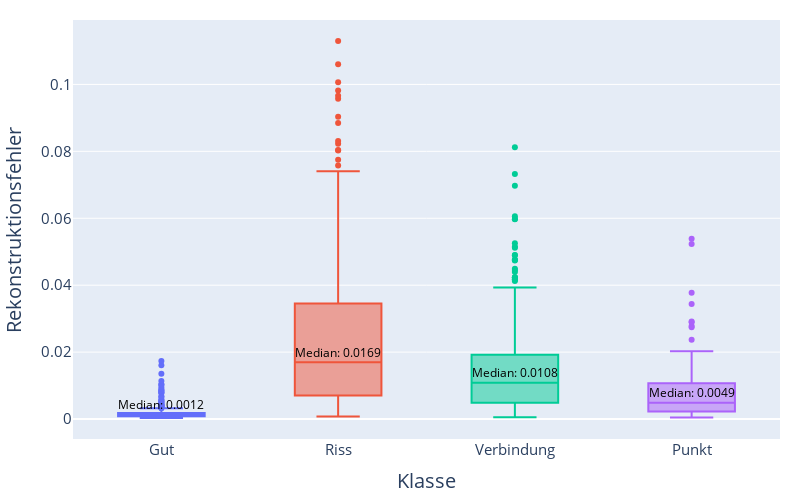

The notebook cell this image was saved under:
### Code cell
fig = px.box(
    all_recon_errors_df,
    x="class",
    color="class",
    y="error",
    width=800,
    height=500,
    # title="Rekonstruktionsfehler für verschiedene Klassen",
)

median_errors = all_recon_errors_df.groupby("class")["error"].median().reset_index()
# Add annotations for each class
for i, row in median_errors.iterrows():
    fig.add_annotation(
        x=row["class"],
        y=row["error"],
        text=f"Median: {row['error']:.4f}",
        showarrow=False,
        yshift=10,
        font=dict(size=12, color="black"),
    )

fig.update_layout(
    margin=dict(l=20, r=20, t=20, b=20),
    showlegend=False,
    title=dict(font=dict(size=30)),
    yaxis=dict(title="Rekonstruktionsfehler", tickfont=dict(size=15), title_font=dict(size=20)),
    xaxis=dict(title="Klasse", tickfont=dict(size=15), title_font=dict(size=20)),
)
fig.show()
fig.write_image("../images/box_plot_recon_errors.pdf")
fig.write_image("../images/box_plot_recon_errors.png")

### Figure 1 — Plotly figure (JSON) as saved in the notebook; plotly's stock layout.template omitted (floating-point values rounded to 4 significant figures; data arrays with more than 128 entries replaced by an {"elided": "..."} marker saying what was removed)
{"data": [{"alignmentgroup": "True", "hovertemplate": "class=%{x}<br>error=%{y}<extra></extra>", "legendgroup": "Gut", "marker": {"color": "#636efa"}, "name": "Gut", "notched": false, "offsetgroup": "Gut", "orientation": "v", "showlegend": true, "type": "box", "x": {"elided": "340 str values"}, "x0": " ", "xaxis": "x", "y": {"elided": "340 float values"}, "y0": " ", "yaxis": "y"}, {"alignmentgroup": "True", "hovertemplate": "class=%{x}<br>error=%{y}<extra></extra>", "legendgroup": "Riss", "marker": {"color": "#EF553B"}, "name": "Riss", "notched": false, "offsetgroup": "Riss", "orientation": "v", "showlegend": true, "type": "box", "x": {"elided": "288 str values"}, "x0": " ", "xaxis": "x", "y": {"elided": "288 float values"}, "y0": " ", "yaxis": "y"}, {"alignmentgroup": "True", "hovertemplate": "class=%{x}<br>error=%{y}<extra></extra>", "legendgroup": "Verbindung", "marker": {"color": "#00cc96"}, "name": "Verbindung", "notched": false, "offsetgroup": "Verbindung", "orientation": "v", "showlegend": true, "type": "box", "x": {"elided": "391 str values"}, "x0": " ", "xaxis": "x", "y": {"elided": "391 float values"}, "y0": " ", "yaxis": "y"}, {"alignmentgroup": "True", "hovertemplate": "class=%{x}<br>error=%{y}<extra></extra>", "legendgroup": "Punkt", "marker": {"color": "#ab63fa"}, "name": "Punkt", "notched": false, "offsetgroup": "Punkt", "orientation": "v", "showlegend": true, "type": "box", "x": ["Punkt", "Punkt", "Punkt", "Punkt", "Punkt", "Punkt", "Punkt", "Punkt", "Punkt", "Punkt", "Punkt", "Punkt", "Punkt", "Punkt", "Punkt", "Punkt", "Punkt", "Punkt", "Punkt", "Punkt", "Punkt", "Punkt", "Punkt", "Punkt", "Punkt", "Punkt", "Punkt", "Punkt", "Punkt", "Punkt", "Punkt", "Punkt", "Punkt", "Punkt", "Punkt", "Punkt", "Punkt", "Punkt", "Punkt", "Punkt", "Punkt", "Punkt", "Punkt", "Punkt", "Punkt", "Punkt", "Punkt", "Punkt", "Punkt", "Punkt", "Punkt", "Punkt", "Punkt", "Punkt", "Punkt", "Punkt", "Punkt", "Punkt", "Punkt", "Punkt", "Punkt", "Punkt", "Punkt", "Punkt", "Punkt", "Punkt", "Punkt", "Punkt", "Punkt", "Punkt", "Punkt", "Punkt", "Punkt", "Punkt", "Punkt", "Punkt", "Punkt", "Punkt", "Punkt", "Punkt", "Punkt", "Punkt", "Punkt", "Punkt", "Punkt", "Punkt", "Punkt", "Punkt", "Punkt", "Punkt", "Punkt", "Punkt", "Punkt", "Punkt", "Punkt", "Punkt", "Punkt", "Punkt", "Punkt", "Punkt", "Punkt", "Punkt", "Punkt", "Punkt", "Punkt", "Punkt", "Punkt", "Punkt", "Punkt", "Punkt", "Punkt", "Punkt", "Punkt", "Punkt", "Punkt", "Punkt"], "x0": " ", "xaxis": "x", "y": [0.003344, 0.001695, 0.002479, 0.002266, 0.006455, 0.002374, 0.01532, 0.008369, 0.009268, 0.005848, 0.03773, 0.0179, 0.00129, 0.008155, 0.005547, 0.00106, 0.00135, 0.0006627, 0.004024, 0.002226, 0.01019, 0.05228, 0.01969, 0.01129, 0.01461, 0.004381, 0.002219, 0.007117, 0.003753, 0.003317, 0.0111, 0.002435, 0.0007472, 0.003485, 0.008744, 0.05388, 0.001445, 0.02742, 0.007771, 0.01285, 0.0004608, 0.003922, 0.00391, 0.02025, 0.004751, 0.002611, 0.01127, 0.005927, 0.01338, 0.005862, 0.01324, 0.002022, 0.002433, 0.01287, 0.001931, 0.02892, 0.005484, 0.00115, 0.001699, 0.00165, 0.005077, 0.02373, 0.02779, 0.003232, 0.01278, 0.002641, 0.001598, 0.001619, 0.004926, 0.0008324, 0.003296, 0.00764, 0.00428, 0.007263, 0.01155, 0.007608, 0.005732, 0.001139, 0.006769, 0.01083, 0.01128, 0.01012, 0.003752, 0.002391, 0.01051, 0.003105, 0.01137, 0.001399, 0.003656, 0.02916, 0.001369, 0.006277, 0.001363, 0.0008466, 0.0116, 0.002181, 0.004829, 0.005456, 0.01125, 0.01698, 0.03441, 0.001556, 0.008278, 0.002169, 0.0007632, 0.008219, 0.006932, 0.01005, 0.00328, 0.001845, 0.003718, 0.009703, 0.001964, 0.003765, 0.002627, 0.00114], "y0": " ", "yaxis": "y"}], "layout": {"annotations": [{"font": {"color": "black", "size": 12}, "showarrow": false, "text": "Median: 0.0012", "x": "Gut", "y": 0.001226, "yshift": 10}, {"font": {"color": "black", "size": 12}, "showarrow": false, "text": "Median: 0.0049", "x": "Punkt", "y": 0.004878, "yshift": 10}, {"font": {"color": "black", "size": 12}, "showarrow": false, "text": "Median: 0.0169", "x": "Riss", "y": 0.01694, "yshift": 10}, {"font": {"color": "black", "size": 12}, "showarrow": false, "text": "Median: 0.0108", "x": "Verbindung", "y": 0.01081, "yshift": 10}], "boxmode": "overlay", "height": 500, "legend": {"title": {"text": "class"}, "tracegroupgap": 0}, "margin": {"b": 20, "l": 20, "r": 20, "t": 20}, "showlegend": false, "title": {"font": {"size": 30}}, "width": 800, "xaxis": {"anchor": "y", "categoryarray": ["Gut", "Riss", "Verbindung", "Punkt"], "categoryorder": "array", "domain": [0, 1], "tickfont": {"size": 15}, "title": {"font": {"size": 20}, "text": "Klasse"}}, "yaxis": {"anchor": "x", "domain": [0, 1], "tickfont": {"size": 15}, "title": {"font": {"size": 20}, "text": "Rekonstruktionsfehler"}}}}
